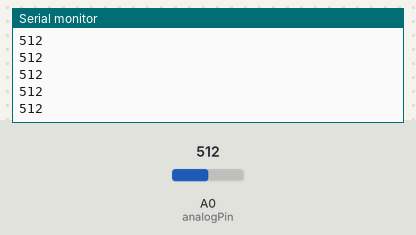
Bench run of a sketch on a simulated Arduino Uno, built with avr-gcc and run on an emulated ATmega328P. Parts: the last lines printed to the serial monitor. Inputs (shaded band) come from the test bench; at power-on: A0 (analogPin) = 512.

Above: at 1.2 s.
1.3 s: A0 (analogPin) set to 716
At 1.31 s:
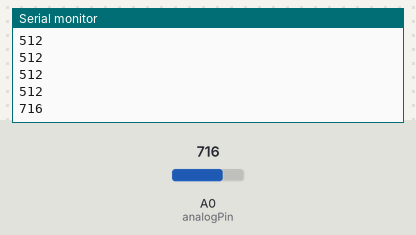
2.8 s: A0 (analogPin) set to 900
At 2.81 s:
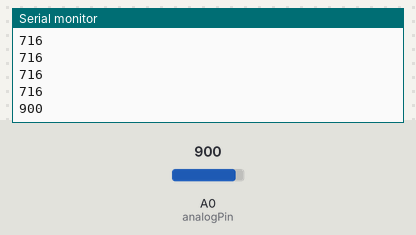
Timing chart, 0 to 5.8 s (numbered marks = the images above; inputs shaded):
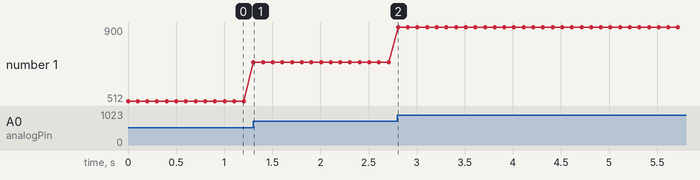

The sketch:

02.SendSerialData.ino
```cpp
const int analogPin = A0;
int sensorValue = 0;

void setup() {
  Serial.begin(9600);
}

void loop() {
  sensorValue = analogRead(analogPin);
  Serial.println(sensorValue);
  delay(100);
}
```

Measured:
- after the input at 1.3 s, the serial monitor: prints a new line at once (image 1)
- after the input at 2.8 s, the serial monitor: prints a new line at once (image 2)
- plotted number 1: 512 → 716 after the input at 1.3 s, 716 → 900 after the input at 2.8 s
